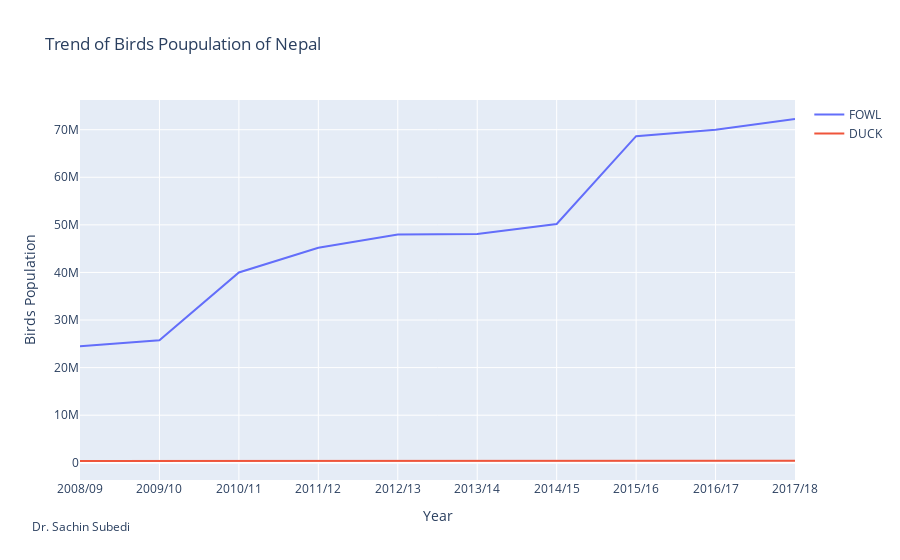

Notebook cell for this chart:
### Code cell
trace0 = go.Scatter(
x= ts.Year,
y= ts.FOWL,
mode = 'lines',
name = 'FOWL'
)

trace1 = go.Scatter(
x= ts.Year,
y= ts.DUCK,
mode = 'lines',
name = 'DUCK'
)


data = [trace0, trace1] 
layout = go.Layout(title = 'Trend of Birds Poupulation of Nepal')
figure = go.Figure(data=data, layout=layout)


figure.update_layout(
    annotations=[
        dict(
            x=-0.07,
            y=-0.15,
            showarrow=False,
            text="Dr. Sachin Subedi",
            xref="paper",
            yref="paper",
            )
            ,   
    ],

)

figure.update_xaxes(title_text="Year")

figure.update_yaxes(title_text="Birds Population")
figure.show()

### Figure 1 — Plotly figure (JSON) as saved in the notebook; plotly's stock layout.template omitted (floating-point values rounded to 4 significant figures)
{"data": [{"mode": "lines", "name": "FOWL", "type": "scatter", "x": ["2008/09", "2009/10", "2010/11", "2011/12", "2012/13", "2013/14", "2014/15", "2015/16", "2016/17", "2017/18"], "y": [24481286, 25760373, 40000000, 45171185, 47959239, 48079406, 50195285, 68630638, 70007151, 72245732]}, {"mode": "lines", "name": "DUCK", "type": "scatter", "x": ["2008/09", "2009/10", "2010/11", "2011/12", "2012/13", "2013/14", "2014/15", "2015/16", "2016/17", "2017/18"], "y": [383123, 379753, 378050, 376916, 376000.0, 390209, 390287, 392255, 394775, 404670]}], "layout": {"annotations": [{"showarrow": false, "text": "Dr. Sachin Subedi", "x": -0.07, "xref": "paper", "y": -0.15, "yref": "paper"}], "title": {"text": "Trend of Birds Poupulation of Nepal"}, "xaxis": {"title": {"text": "Year"}}, "yaxis": {"title": {"text": "Birds Population"}}}}
